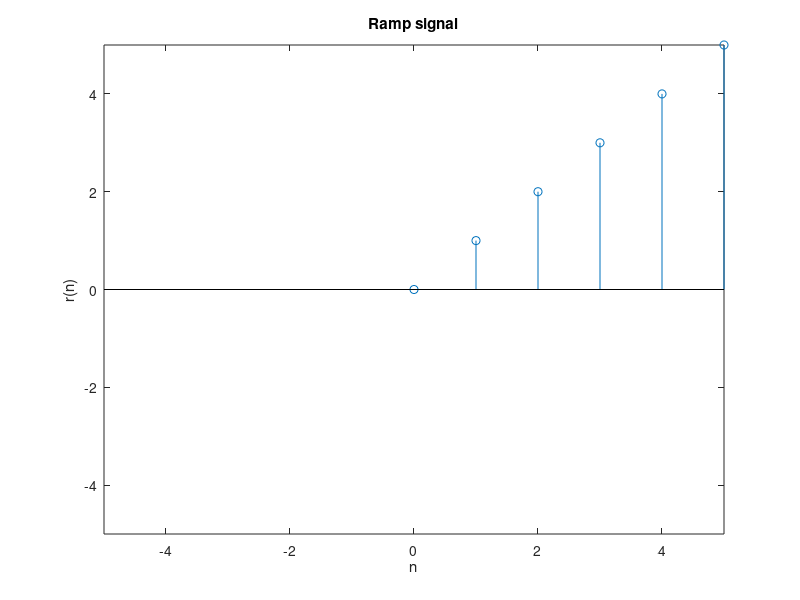

Write MATLAB code to recreate this figure.

clc;
clear all;
close all;
n=0:10;


for i=0:10
    if i>=0
        y(i+1)=i;
    else
        y(i+1)=0;
    end
    
end
stem(n,y);
axis([ -5 5 -5 5]);
title('Ramp signal');
xlabel('n');ylabel('r(n)');
    